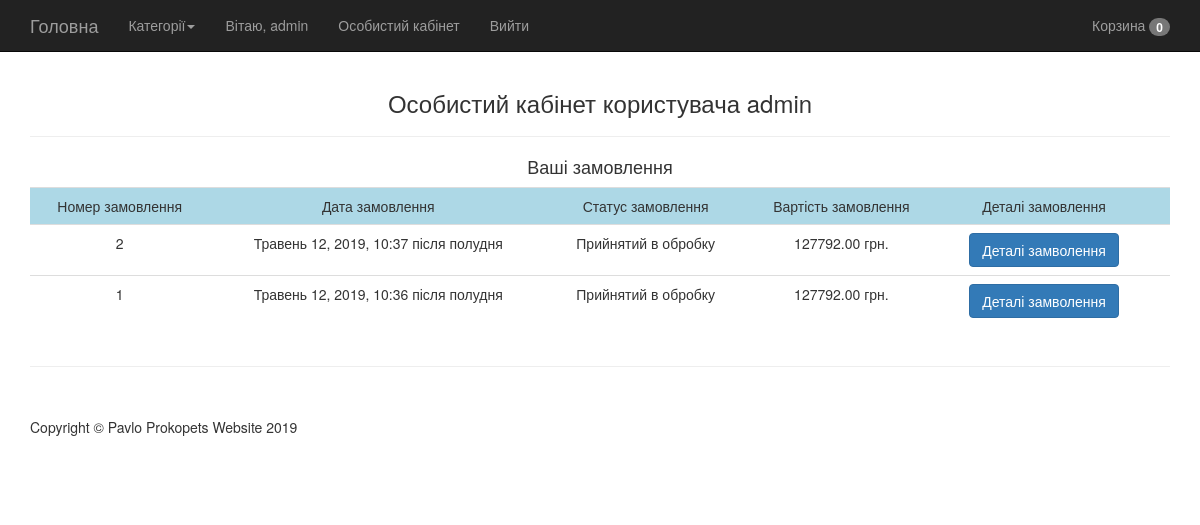
The app's page /account/ (signed in) with its own data.
### ecomapp/models.py (models this page shows, shortened)
class Order(models.Model):
    user = models.ForeignKey(settings.AUTH_USER_MODEL, on_delete=models.CASCADE)
    items = models.ForeignKey(Cart, on_delete=models.CASCADE, default = timezone.now())
    total = models.DecimalField(max_digits=9, decimal_places=2, default=0.00)
    first_name = models.CharField(max_length=100)
    last_name = models.CharField(max_length=100)
    phone = models.CharField(max_length=20)
    address = models.CharField(max_length=200)
    buying_type = models.CharField(max_length=40, choices=(('Самовивіз', 'Самовивіз'), ('Доставка', 'Доставка')), default='Самовивіз')
    date = models.DateTimeField(auto_now_add=True)
    comments = models.TextField(max_length=500)
    status = models.CharField(max_length=100, choices=ORDER_STATUS_CHOISES, default='Прийнятий в обробку')
    class Meta:
        verbose_name = 'Замовлення'
        verbose_name_plural = 'Замовлення'

### ecomapp/views.py (the view)
# urls.py: path('account/', account_view, name='account'),
def account_view(request):
    categories = Category.objects.all()
    order = Order.objects.filter(user=request.user).order_by('-id')
    context = {'order': order,
               'categories': categories
               }
    return render(request, 'account.html', context)

### ecomapp/models.py (called while the page is built)
    def get_absolute_url(self):
        return reverse('category_detail', kwargs={'category_slug': self.slug})

### ecomapp/templates/account.html (shortened to what this page needs)
{% extends 'base.html' %}
{% block content %}
<h3 class="text-center">Особистий кабінет користувача {{request.user}}</h3>
<hr>
<h4 class="text-center">Ваші замовлення</h4>
<table class="table">
<tr class="text-center" style="background: lightblue;">
<td>Номер замовлення</td>
<td>Дата замовлення</td>
<td>Статус замовлення</td>
<td>Вартість замовлення</td>
<td>Деталі замовлення</td>
<td></td>
</tr>
{% for item in order %}
<tr class="text-center">
    <td>{{item.id}}</td>
    <td>{{item.date}}</td>
    <td>{{item.status}}</td>
    <td>{{item.total}} грн.</td>
    <td><button type="button" class="btn btn-primary btn-md" data-toggle="modal" data-target="#myModal-{{item.id}}">Деталі замволення</button></td>
    <td></td>
</tr>
{% endfor %}
</table>
{% endblock content %}

### ecomapp/templates/base.html (shortened to what this page needs)
{% load static %}
<!DOCTYPE html>
<html lang="en">
<head>
    <link href="{% static 'css/bootstrap.min.css' %}" rel="stylesheet">
    <link href="{% static 'css/shop-homepage.css' %}" rel="stylesheet">
</head>
<body>
    <nav class="navbar navbar-inverse navbar-fixed-top" role="navigation">
        <div class="container">
            <div class="navbar-header">
                <a class="navbar-brand" href="/">Головна</a>
            </div>
            <div class="collapse navbar-collapse" id="bs-example-navbar-collapse-1">
                <ul class="nav navbar-nav">
                {% if not request.get_full_path == '/'%}
                    <li class="dropdown">
                        <a href="#" class="dropdown-toggle" data-toggle="dropdown" role="button" aria-haspopup="true" aria-expanded="false">Категорії<span class="caret"></span></a>
                    </li>
                {% endif %}
                    {% if not request.user.is_authenticated %}
                    <li>
                        <p class="navbar-text">Вітаю, гість!</p>
                    </li>
                    <li>
                        <a href="{% url 'login' %}">Ввійти</a>
                    </li>
                    <li>
                        <a href="{% url 'registration' %}">Зареєструватися</a>
                    </li>
                    {% else %}
                    <li>
                        <p class="navbar-text">Вітаю, {{request.user}}</p>
                    </li>
                    <li>
                        <a href="{% url 'account' %}">Особистий кабінет</a>
                    </li>
                    <li>
                        <a href="{% url 'logout' %}">Вийти</a>
                    </li>
                    {% endif %}
                </ul>
                <ul class="nav navbar-nav navbar-right">
                    <li><a href="{% url 'cart' %}">Корзина <span class="badge" id="cart_count">{% if not request.session.total %} 0 {% else %} {{ request.session.total }} {% endif %}</span></a></li>
                </ul>
            </div>
        </div>
    </nav>
    <div class="container">
        {% block content %}{% endblock content %}
    </div>
    <div class="container">
        <hr>
        <footer>
            <div class="row">
                <div class="col-lg-12">
                    <p>Copyright &copy; Pavlo Prokopets Website 2019</p>
                </div>
            </div>
        </footer>
    </div>
</body>
</html>

### static_in_dev/css/shop-homepage.css (style rules this page uses)
body { padding-top: 70px; }
footer { margin: 50px 0; }

### records on screen
Order: id "2", date "Травень 12, 2019, 10:37 після полудня", status "Прийнятий в обробку", total "127792.00"
Order: id "1", date "Травень 12, 2019, 10:36 після полудня", status "Прийнятий в обробку", total "127792.00"

### other values on screen
{{ request.user }} "admin"
